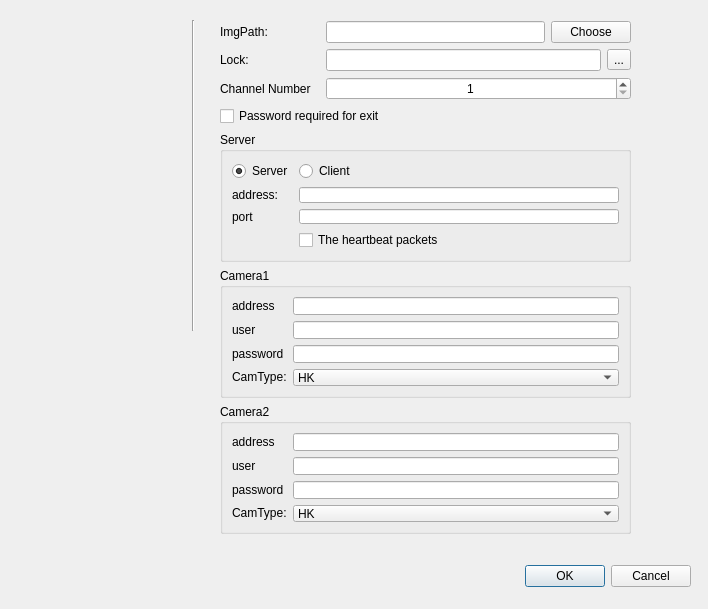
<?xml version="1.0" encoding="UTF-8"?>
<ui version="4.0">
 <class>SettingDialog</class>
 <widget class="QDialog" name="SettingDialog">
  <property name="geometry">
   <rect>
    <x>0</x>
    <y>0</y>
    <width>708</width>
    <height>609</height>
   </rect>
  </property>
  <property name="windowTitle">
   <string>Setting</string>
  </property>
  <widget class="QDialogButtonBox" name="buttonBox">
   <property name="geometry">
    <rect>
     <x>350</x>
     <y>560</y>
     <width>341</width>
     <height>32</height>
    </rect>
   </property>
   <property name="orientation">
    <enum>Qt::Horizontal</enum>
   </property>
   <property name="standardButtons">
    <set>QDialogButtonBox::Cancel|QDialogButtonBox::Ok</set>
   </property>
  </widget>
  <widget class="QLabel" name="label_4">
   <property name="geometry">
    <rect>
     <x>10</x>
     <y>30</y>
     <width>171</width>
     <height>171</height>
    </rect>
   </property>
   <property name="text">
    <string/>
   </property>
   <property name="pixmap">
    <pixmap>../../../Source/Repos/ico/ICO.ico</pixmap>
   </property>
   <property name="scaledContents">
    <bool>true</bool>
   </property>
  </widget>
  <widget class="Line" name="line">
   <property name="geometry">
    <rect>
     <x>183</x>
     <y>20</y>
     <width>20</width>
     <height>311</height>
    </rect>
   </property>
   <property name="orientation">
    <enum>Qt::Vertical</enum>
   </property>
  </widget>
  <widget class="QWidget" name="">
   <property name="geometry">
    <rect>
     <x>220</x>
     <y>21</y>
     <width>411</width>
     <height>513</height>
    </rect>
   </property>
   <layout class="QVBoxLayout" name="verticalLayout_7">
    <item>
     <layout class="QHBoxLayout" name="horizontalLayout">
      <item>
       <widget class="QLabel" name="label">
        <property name="minimumSize">
         <size>
          <width>100</width>
          <height>0</height>
         </size>
        </property>
        <property name="maximumSize">
         <size>
          <width>100</width>
          <height>16777215</height>
         </size>
        </property>
        <property name="text">
         <string>ImgPath:</string>
        </property>
       </widget>
      </item>
      <item>
       <widget class="QLineEdit" name="lineEdit"/>
      </item>
      <item>
       <widget class="QPushButton" name="pushButton">
        <property name="text">
         <string>Choose</string>
        </property>
       </widget>
      </item>
     </layout>
    </item>
    <item>
     <layout class="QHBoxLayout" name="horizontalLayout_2">
      <item>
       <widget class="QLabel" name="label_11">
        <property name="minimumSize">
         <size>
          <width>100</width>
          <height>0</height>
         </size>
        </property>
        <property name="maximumSize">
         <size>
          <width>100</width>
          <height>16777215</height>
         </size>
        </property>
        <property name="text">
         <string>Lock:</string>
        </property>
       </widget>
      </item>
      <item>
       <widget class="QLineEdit" name="lineEdit_8">
        <property name="echoMode">
         <enum>QLineEdit::PasswordEchoOnEdit</enum>
        </property>
       </widget>
      </item>
      <item>
       <widget class="QToolButton" name="toolButton">
        <property name="text">
         <string>...</string>
        </property>
        <property name="icon">
         <iconset resource="js.qrc">
          <normaloff>:/new/prefix1/ico/show.png</normaloff>:/new/prefix1/ico/show.png</iconset>
        </property>
       </widget>
      </item>
     </layout>
    </item>
    <item>
     <layout class="QHBoxLayout" name="horizontalLayout_3">
      <item>
       <widget class="QLabel" name="label_14">
        <property name="minimumSize">
         <size>
          <width>100</width>
          <height>0</height>
         </size>
        </property>
        <property name="maximumSize">
         <size>
          <width>100</width>
          <height>16777215</height>
         </size>
        </property>
        <property name="text">
         <string>Channel Number</string>
        </property>
       </widget>
      </item>
      <item>
       <widget class="QSpinBox" name="spinBox">
        <property name="alignment">
         <set>Qt::AlignCenter</set>
        </property>
        <property name="minimum">
         <number>1</number>
        </property>
       </widget>
      </item>
     </layout>
    </item>
    <item>
     <widget class="QCheckBox" name="checkBox">
      <property name="text">
       <string>Password required for exit</string>
      </property>
     </widget>
    </item>
    <item>
     <widget class="QGroupBox" name="groupBox_3">
      <property name="title">
       <string>Server</string>
      </property>
      <layout class="QGridLayout" name="gridLayout_3">
       <item row="0" column="0">
        <widget class="QRadioButton" name="radioButton">
         <property name="text">
          <string>Server</string>
         </property>
         <property name="checked">
          <bool>true</bool>
         </property>
        </widget>
       </item>
       <item row="0" column="1">
        <widget class="QRadioButton" name="radioButton_2">
         <property name="text">
          <string>Client</string>
         </property>
        </widget>
       </item>
       <item row="1" column="0">
        <layout class="QVBoxLayout" name="verticalLayout_5">
         <item>
          <widget class="QLabel" name="label_12">
           <property name="text">
            <string>address:</string>
           </property>
          </widget>
         </item>
         <item>
          <widget class="QLabel" name="label_13">
           <property name="text">
            <string>port</string>
           </property>
          </widget>
         </item>
        </layout>
       </item>
       <item row="1" column="1">
        <layout class="QVBoxLayout" name="verticalLayout_6">
         <item>
          <widget class="QLineEdit" name="lineEdit_9"/>
         </item>
         <item>
          <widget class="QLineEdit" name="lineEdit_10"/>
         </item>
        </layout>
       </item>
       <item row="2" column="1">
        <widget class="QCheckBox" name="checkBox_2">
         <property name="text">
          <string>The heartbeat packets</string>
         </property>
        </widget>
       </item>
      </layout>
     </widget>
    </item>
    <item>
     <widget class="QGroupBox" name="groupBox">
      <property name="title">
       <string>Camera1</string>
      </property>
      <layout class="QGridLayout" name="gridLayout">
       <item row="0" column="0">
        <layout class="QVBoxLayout" name="verticalLayout">
         <item>
          <widget class="QLabel" name="label_2">
           <property name="text">
            <string>address</string>
           </property>
          </widget>
         </item>
         <item>
          <widget class="QLabel" name="label_5">
           <property name="text">
            <string>user</string>
           </property>
          </widget>
         </item>
         <item>
          <widget class="QLabel" name="label_6">
           <property name="text">
            <string>password</string>
           </property>
          </widget>
         </item>
         <item>
          <widget class="QLabel" name="label_7">
           <property name="text">
            <string>CamType:</string>
           </property>
          </widget>
         </item>
        </layout>
       </item>
       <item row="0" column="1">
        <layout class="QVBoxLayout" name="verticalLayout_2">
         <item>
          <widget class="QLineEdit" name="lineEdit_2"/>
         </item>
         <item>
          <widget class="QLineEdit" name="lineEdit_3"/>
         </item>
         <item>
          <widget class="QLineEdit" name="lineEdit_4"/>
         </item>
         <item>
          <widget class="QComboBox" name="comboBox_2">
           <item>
            <property name="text">
             <string>HK</string>
            </property>
           </item>
           <item>
            <property name="text">
             <string>DH</string>
            </property>
           </item>
          </widget>
         </item>
        </layout>
       </item>
      </layout>
     </widget>
    </item>
    <item>
     <widget class="QGroupBox" name="groupBox_2">
      <property name="title">
       <string>Camera2</string>
      </property>
      <layout class="QGridLayout" name="gridLayout_2">
       <item row="0" column="0">
        <layout class="QVBoxLayout" name="verticalLayout_3">
         <item>
          <widget class="QLabel" name="label_3">
           <property name="text">
            <string>address</string>
           </property>
          </widget>
         </item>
         <item>
          <widget class="QLabel" name="label_8">
           <property name="text">
            <string>user</string>
           </property>
          </widget>
         </item>
         <item>
          <widget class="QLabel" name="label_9">
           <property name="text">
            <string>password</string>
           </property>
          </widget>
         </item>
         <item>
          <widget class="QLabel" name="label_10">
           <property name="text">
            <string>CamType:</string>
           </property>
          </widget>
         </item>
        </layout>
       </item>
       <item row="0" column="1">
        <layout class="QVBoxLayout" name="verticalLayout_4">
         <item>
          <widget class="QLineEdit" name="lineEdit_5"/>
         </item>
         <item>
          <widget class="QLineEdit" name="lineEdit_6"/>
         </item>
         <item>
          <widget class="QLineEdit" name="lineEdit_7"/>
         </item>
         <item>
          <widget class="QComboBox" name="comboBox_3">
           <item>
            <property name="text">
             <string>HK</string>
            </property>
           </item>
           <item>
            <property name="text">
             <string>DH</string>
            </property>
           </item>
          </widget>
         </item>
        </layout>
       </item>
      </layout>
     </widget>
    </item>
   </layout>
  </widget>
 </widget>
 <resources>
  <include location="js.qrc"/>
 </resources>
 <connections>
  <connection>
   <sender>buttonBox</sender>
   <signal>accepted()</signal>
   <receiver>SettingDialog</receiver>
   <slot>accept()</slot>
   <hints>
    <hint type="sourcelabel">
     <x>418</x>
     <y>394</y>
    </hint>
    <hint type="destinationlabel">
     <x>157</x>
     <y>274</y>
    </hint>
   </hints>
  </connection>
  <connection>
   <sender>buttonBox</sender>
   <signal>rejected()</signal>
   <receiver>SettingDialog</receiver>
   <slot>reject()</slot>
   <hints>
    <hint type="sourcelabel">
     <x>486</x>
     <y>400</y>
    </hint>
    <hint type="destinationlabel">
     <x>286</x>
     <y>274</y>
    </hint>
   </hints>
  </connection>
 </connections>
</ui>
